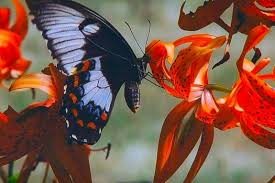
#> input picture Gambar1.jpg, 275 x 183 px, found by its file name; its folder holds 8 pictures in this run
$ jupyter execute --allow-errors 'Praktikum 2.ipynb'
#> lines starting #> are read from the running program, lines starting #| are printed output that depends on the picture
# Pertemuan 3: Manipulasi Gambar Dasar

[cell 1]
import cv2
import matplotlib.pyplot as plt


def proses_gambar(nama_file, idx, size, crop_area, sudut):
#> called with nama_file = 'gambar1.jpg', idx = 1, size = (400, 400), crop_area = (50, 250, 50, 250), sudut = 45
    image = cv2.imread(nama_file)
#> image is the input picture: shape (183, 275, 3); mean B, G, R 73, 87.8, 128

    resized = cv2.resize(image, size)
    cropped = image[crop_area[0]:crop_area[1], crop_area[2]:crop_area[3]]
    flipped = cv2.flip(image, 1)

    (h, w) = image.shape[:2]
#> h = 183; w = 275
    center = (w/2, h/2)
#> center = (137.5, 91.5)
    M = cv2.getRotationMatrix2D(center, sudut, 1)
    rotated = cv2.warpAffine(image, M, (w, h))

    # Simpan
    cv2.imwrite(f'resize_{idx}.jpg', resized)
    cv2.imwrite(f'crop_{idx}.jpg', cropped)
    cv2.imwrite(f'flip_{idx}.jpg', flipped)
    cv2.imwrite(f'rotate_{idx}.jpg', rotated)

    # Tampilkan perbandingan
    plt.figure(figsize=(10,5))

    plt.subplot(1,5,1)
    plt.imshow(cv2.cvtColor(image, cv2.COLOR_BGR2RGB))
    plt.title('Asli')

    plt.subplot(1,5,2)
    plt.imshow(cv2.cvtColor(resized, cv2.COLOR_BGR2RGB))
    plt.title('Resize')

    plt.subplot(1,5,3)
    plt.imshow(cv2.cvtColor(cropped, cv2.COLOR_BGR2RGB))
    plt.title('Crop')

    plt.subplot(1,5,4)
    plt.imshow(cv2.cvtColor(flipped, cv2.COLOR_BGR2RGB))
    plt.title('Flip')

    plt.subplot(1,5,5)
    plt.imshow(cv2.cvtColor(rotated, cv2.COLOR_BGR2RGB))
    plt.title('Rotate')

    plt.show()


# PANGGIL UNTUK 10 GAMBAR


proses_gambar('gambar1.jpg', 1, (400,400), (50,250,50,250), 45)
proses_gambar('gambar2.jpg', 2, (500,300), (30,200,30,200), 60)
#> call 2 of proses_gambar, with nama_file = 'gambar2.jpg', idx = 2, size = (500, 300), crop_area = (30, 200, 30, 200), sudut = 60
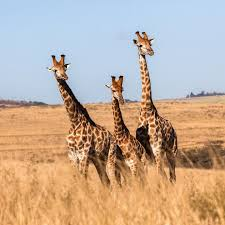
#> input picture Gambar2.jpg, 225 x 225 px, found by its file name
#> in proses_gambar, image is the input picture: shape (225, 225, 3); mean B, G, R 153.8, 172.2, 194.2
proses_gambar('gambar3.jpg', 3, (350,350), (40,220,40,220), 30)
#> call 3 of proses_gambar, with nama_file = 'gambar3.jpg', idx = 3, size = (350, 350), crop_area = (40, 220, 40, 220), sudut = 30
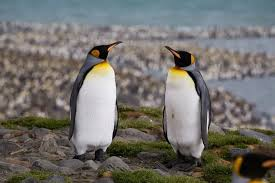
#> input picture Gambar3.jpg, 275 x 183 px, found by its file name
#> in proses_gambar, image is the input picture: shape (183, 275, 3); mean B, G, R 107.3, 111.7, 113.6
#> in proses_gambar (call 3), `rotated = cv2.warpAffine(image, M, (w, h))`:
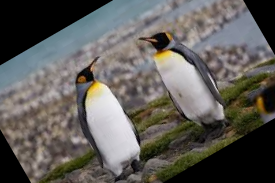
#> rotated: shape (183, 275, 3); mean B, G, R 89.3, 93.5, 96.1
#> in proses_gambar (call 3), `plt.show()`:
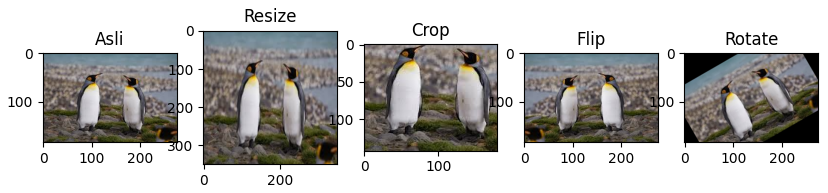
#> figure drawn by matplotlib, 5 panels
proses_gambar('gambar4.jpg', 4, (600,400), (60,260,60,260), 90)
#> call 4 of proses_gambar, with nama_file = 'gambar4.jpg', idx = 4, size = (600, 400), crop_area = (60, 260, 60, 260), sudut = 90
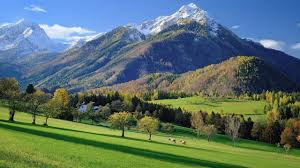
#> input picture Gambar4.jpg, 300 x 168 px, found by its file name
#> in proses_gambar, image is the input picture: shape (168, 300, 3); mean B, G, R 107.4, 113.9, 91
#> in proses_gambar (call 4), `resized = cv2.resize(image, size)`:
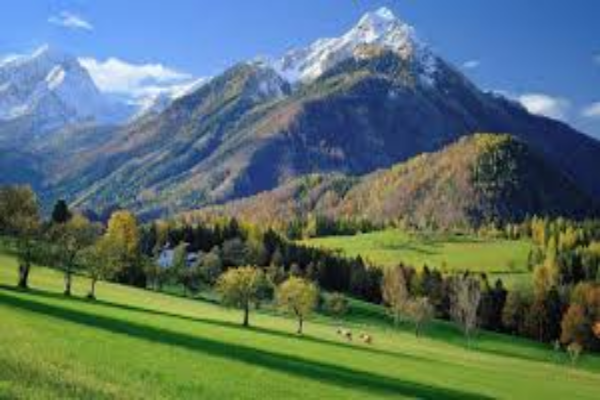
#> resized: shape (400, 600, 3); mean B, G, R 107.3, 113.8, 90.9
#> in proses_gambar (call 4), `cropped = image[crop_area[0]:crop_area[1], crop_area[2]:crop_area[3]]`:
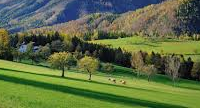
#> cropped: shape (108, 200, 3); mean B, G, R 67.7, 108.7, 92.9
#> in proses_gambar (call 4), `flipped = cv2.flip(image, 1)`:
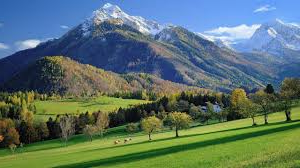
#> flipped: shape (168, 300, 3); mean B, G, R 107.4, 113.9, 91
#> in proses_gambar (call 4), `rotated = cv2.warpAffine(image, M, (w, h))`:
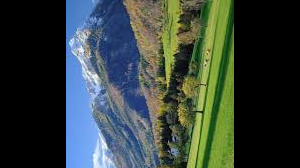
#> rotated: shape (168, 300, 3); mean B, G, R 59.9, 65, 53.1
#> in proses_gambar (call 4), `plt.show()`:
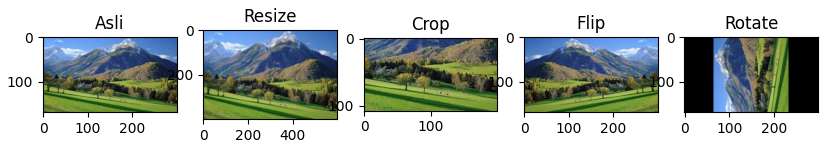
#> figure drawn by matplotlib, 5 panels
#> (the rest of this cell did not finish here and is left out)
